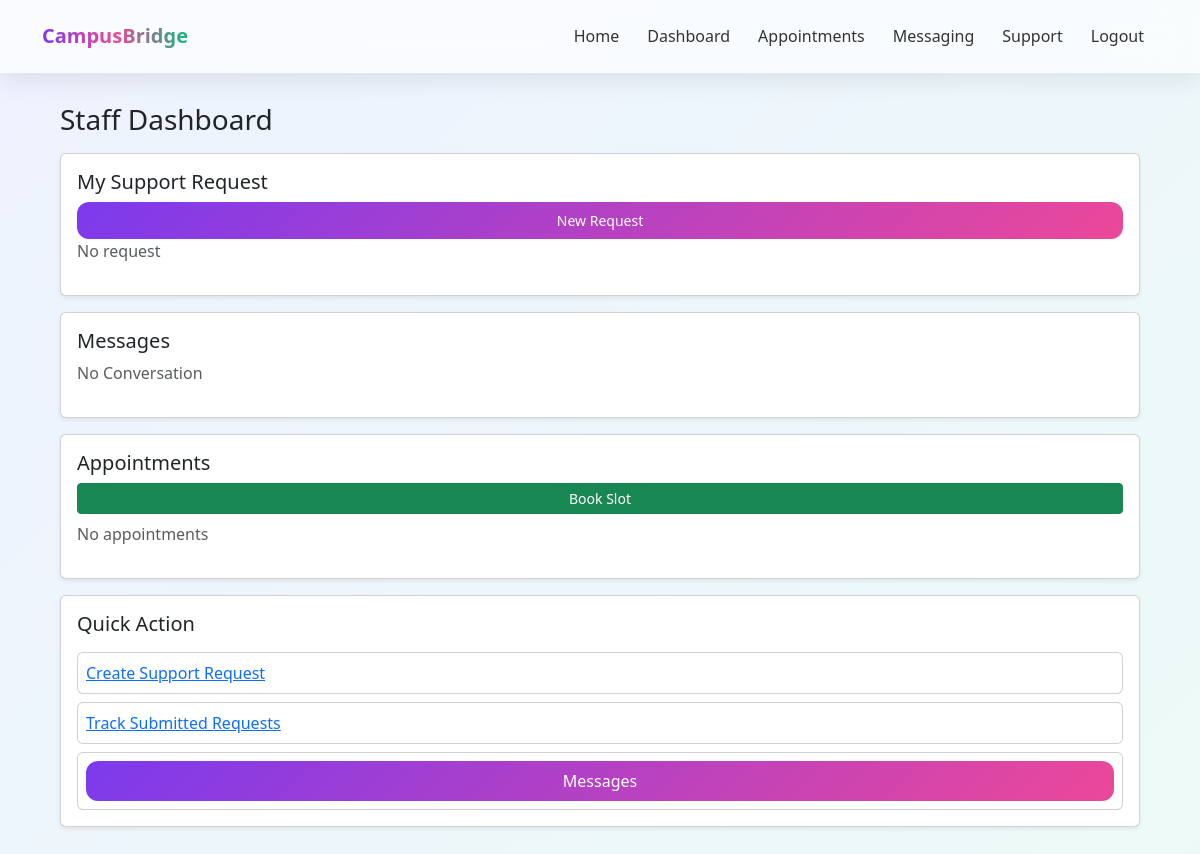
Page /dashboard/staff/ (signed in) on the earlier database version.
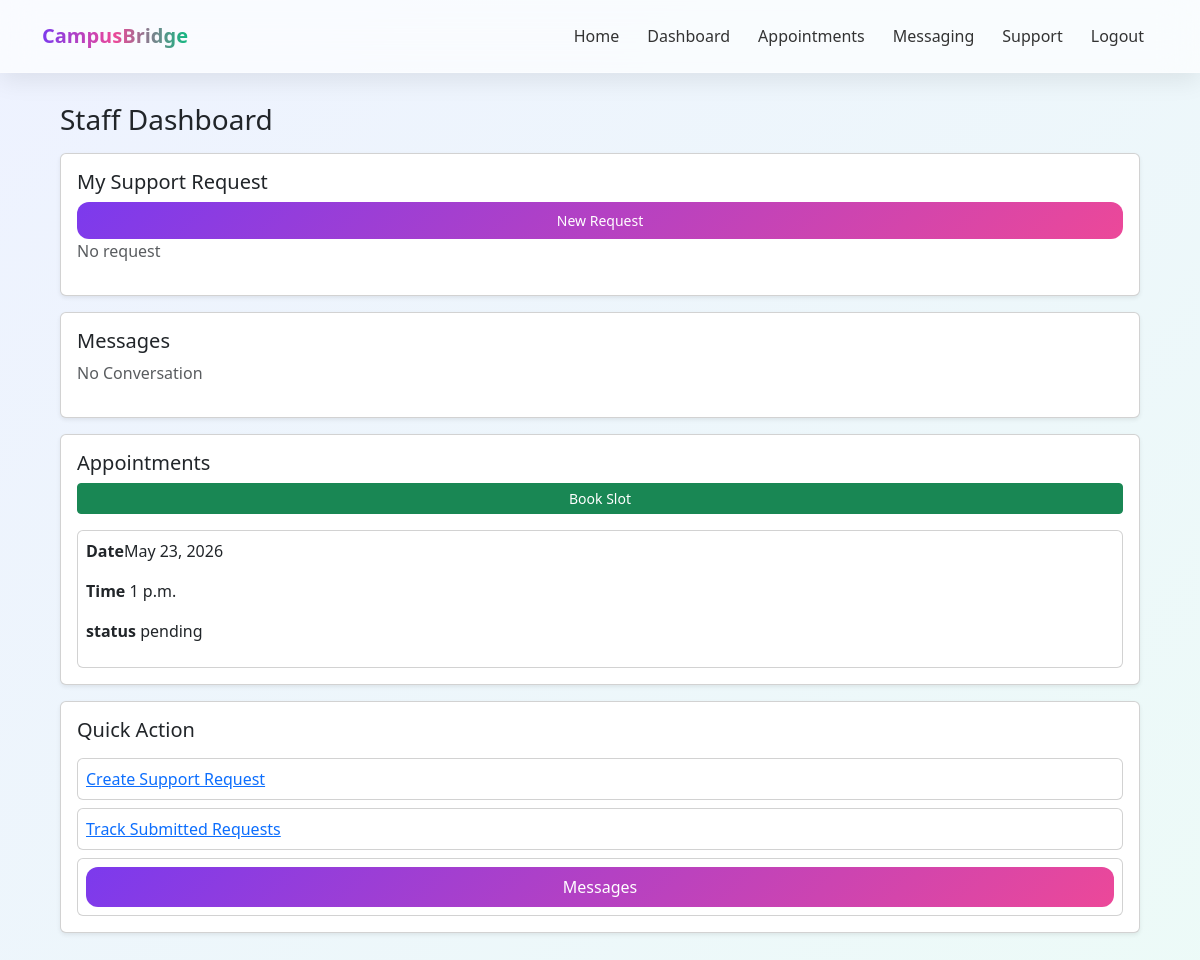
Same page on the later database version.
### appointments/models.py (models this page shows, shortened)
class Appointment(models.Model):
    STATUS_CHOICE=[('pending','Pending'),
                   ('rejected','Rejected'),
                   ('approved','Approved')]
    anonymous_profile=models.ForeignKey(AnonymousProfile,on_delete=models.CASCADE)
    counselor = models.ForeignKey(User, on_delete=models.CASCADE)
    slot=models.ForeignKey(CounselorAvailability,on_delete=models.CASCADE)
    status=models.CharField(max_length=20,choices=STATUS_CHOICE,default='pending')
    created_at=models.DateTimeField(auto_now_add=True)
    class Meta:
        ordering = ['-created_at']

class CounselorAvailability(models.Model):
    counselor=models.ForeignKey(User,on_delete=models.CASCADE)
    date=models.DateField()
    time_slot=models.TimeField()
    is_booked=models.BooleanField(default=False)
    class Meta:
        ordering = ['date', 'time_slot']

### accounts/views.py (the view)
# urls.py: path('dashboard/staff/', staff_dashboard, name='staff_dashboard'),
@login_required
def staff_dashboard(request):
    profile = request.user.anonymousprofile
    support_requests = SupportRequest.objects.filter(
        anonymous_profile=profile
    )
    appointments = Appointment.objects.filter(
        anonymous_profile=profile
    )
    conversations = Conversation.objects.filter(
        anonymous_profile=profile
    )
    return render(request, 'dashboards/staff.html', {
        'support_requests': support_requests,
        'appointments': appointments,
        'conversations': conversations,
    })

### templates/dashboards/staff.html
{% extends 'base.html' %}
{% block content %}
 <h3>Staff Dashboard </h3>
    <div class="card shadow-sm p-3 mt-3">
    <h5> My Support Request</h5>
    <a href="{% url 'create_request' %}" class="btn btn-primary btn-sm">New Request</a>
    {% for s in support_request %}
    <div class="card p-2 mt-2">
    <b>{{ s.title }}</b>
        <p>{{s.description }}</p>
        <p>Status:{{ s.status }}</p>
    </div>
    {% empty %}
    <p class="text-muted">No  request</p>
    {% endfor %}
    </div>
    <div class="card shadow-sm p-3 mt-3">
    <h5> Messages</h5>
    {% for c in conversation %}
    <div class="card p-2 mt-2">
    Conversation #{{ c.id }}
    <a href="{% url 'chat' c.id %}" class="btn btn-sm btn-primary">Open</a>
    </div>
    {% empty %}
    <p class="text-muted">No Conversation</p>
    {% endfor %}
    </div>
<div class="card shadow-sm p-3 mt-3">
<h5> Appointments</h5>
<a href="{% url 'view_slots' %}" class="btn btn-success btn-sm mb-2">Book Slot</a>
    {% for a in appointments %}
    <div class="card p-2 mt-2">
        <p><b> Date</b>{{ a.slot.date }}</p>
     <p><b> Time</b> {{ a.slot.time_slot }} </p><p><b> status</b> {{ a.status }}</p>
    </div>
    {% empty %}
    <p class="text-muted">No appointments</p>
    {% endfor %}
    </div>
<div class="card shadow-sm p-3 mt-3">
<h5> Quick Action</h5>
<div class='card p-2 mt-2'>
<a href="{% url 'create_request' %}">
  Create Support Request
</a>
</div>
<div class="card p-2 mt-2">
<a href="#">  Track Submitted Requests</a>
</div>
        <div class="card p-2 mt-2">
<a href="{% url 'conversation_list' %}" class="btn btn-primary">
    Messages
</a>
            </div>
</div>
{% endblock %}

Differences in the rows shown:
added Appointment: slot "May 23, 2026", slot.time_slot "1 p.m.", status "pending"
Other differences:
text no longer shown: "No appointments"
